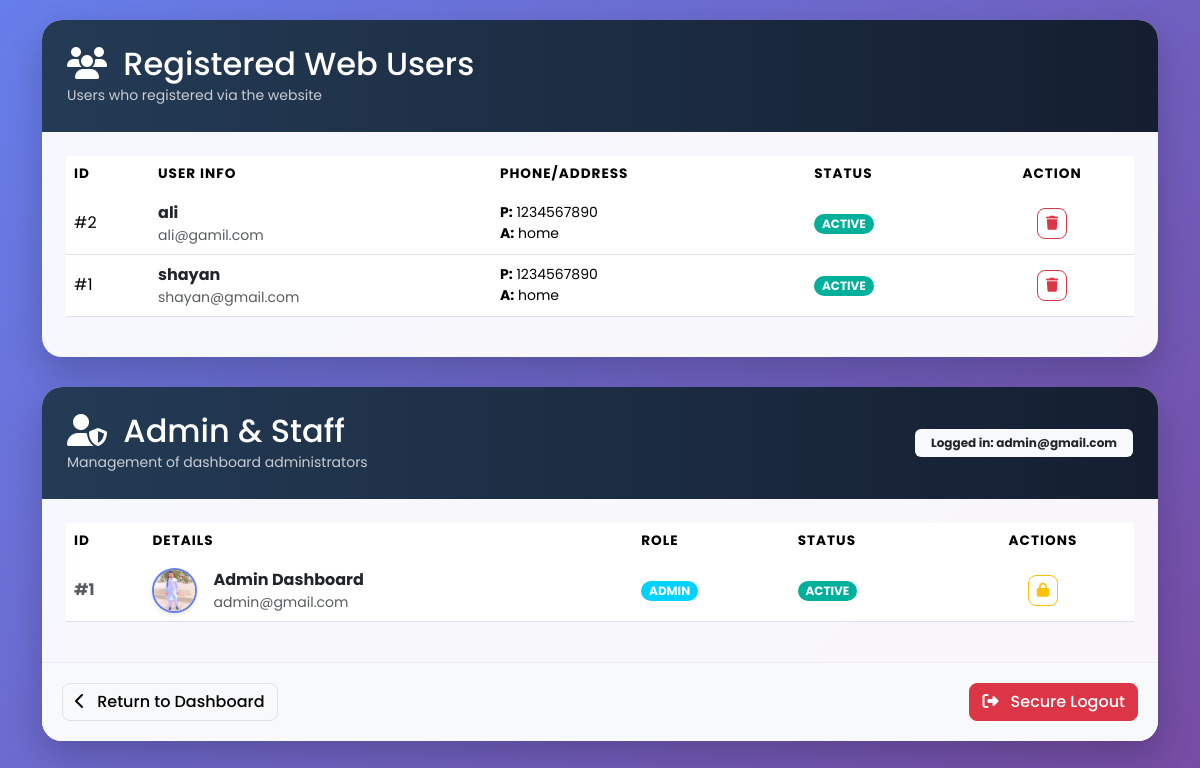
Screenshot of /admin/user.php (signed in) with the database file from the repository.
### tables this page shows
CREATE TABLE `users` (
  `id` int(11) NOT NULL,
  `name` varchar(100) NOT NULL,
  `email` varchar(100) NOT NULL,
  `phone` varchar(20) DEFAULT NULL,
  `address` text DEFAULT NULL,
  `password` varchar(255) NOT NULL,
  `status` varchar(20) DEFAULT 'active',
  `created_at` timestamp NOT NULL DEFAULT current_timestamp(),
  `last_seen` datetime DEFAULT current_timestamp()
);

### admin/user.php (the view, shortened to what this page needs)
<?php
include "../config/db.php";
$web_users_result = mysqli_query($conn, "SELECT * FROM users ORDER BY created_at DESC");
$admin_users_result = mysqli_query($conn, "SELECT id, name, email, role, status, avatar FROM admin_users ORDER BY id ASC");
?>
<!DOCTYPE html>
<html lang="en">
<head>
    <link href="https://cdn.jsdelivr.net/npm/bootstrap@5.3.2/dist/css/bootstrap.min.css" rel="stylesheet">
    <link rel="stylesheet" href="https://cdnjs.cloudflare.com/ajax/libs/font-awesome/6.4.2/css/all.min.css">
</head>
<body>
<div class="container">
    <div class="card main-card">
        <div class="header-gradient">
            <h2 class="mb-0"><i class="fas fa-users me-2"></i> Registered Web Users</h2>
            <small class="opacity-75">Users who registered via the website</small>
        </div>
        <div class="card-body p-4">
            <div class="table-responsive">
                <table class="table table-hover align-middle">
                    <thead>
                        <tr>
                            <th>ID</th>
                            <th>User Info</th>
                            <th>Phone/Address</th>
                            <th>Status</th>
                            <th class="text-center">Action</th>
                        </tr>
                    </thead>
                    <tbody>
                    <?php while ($row = mysqli_fetch_assoc($web_users_result)) { ?>
                        <tr class="tr-hover">
                            <td>#<?= $row['id'] ?></td>
                            <td>
                                <div class="fw-bold text-dark"><?= htmlspecialchars($row['name']) ?></div>
                                <div class="small text-muted"><?= htmlspecialchars($row['email']) ?></div>
                            </td>
                            <td>
                                <div class="small"><b>P:</b> <?= htmlspecialchars($row['phone']) ?></div>
                                <div class="small text-truncate" style="max-width: 150px;"><b>A:</b> <?= htmlspecialchars($row['address']) ?></div>
                            </td>
                            <td>
                                <span class="badge rounded-pill badge-active"><?= strtoupper($row['status']) ?></span>
                            </td>
                            <td class="text-center">
                                <a href="?delete_web_user=<?= $row['id'] ?>" onclick="return confirm('Delete this user?')" class="btn btn-outline-danger btn-sm btn-action"><i class="fas fa-trash"></i></a>
                            </td>
                        </tr>
                    <?php } ?>
                    </tbody>
                </table>
            </div>
        </div>
    </div>
    <div class="card main-card">
        <div class="header-gradient d-flex justify-content-between align-items-center">
            <div>
                <h2 class="mb-0"><i class="fas fa-user-shield me-2"></i> Admin & Staff</h2>
                <small class="opacity-75">Management of dashboard administrators</small>
            </div>
            <span class="badge bg-light text-dark p-2 px-3">Logged in: <?= htmlspecialchars($_SESSION['email']) ?></span>
        </div>
        <div class="card-body p-4">
            <div class="table-responsive">
                <table class="table table-hover align-middle">
                    <thead>
                        <tr>
                            <th>ID</th>
                            <th>Details</th>
                            <th>Role</th>
                            <th>Status</th>
                            <th class="text-center">Actions</th>
                        </tr>
                    </thead>
                    <tbody>
                    <?php while ($row = mysqli_fetch_assoc($admin_users_result)) { ?>
                        <tr class="tr-hover">
                            <td class="fw-bold text-muted">#<?= $row['id'] ?></td>
                            <td>
                                <div class="d-flex align-items-center">
                                    <div class="me-3">
                                        <?php
                                        $imgPath = "uploads/" . $row['avatar'];
                                        if (!empty($row['avatar']) && file_exists($imgPath)): ?>
                                            <img src="<?= $imgPath ?>" class="user-avatar" alt="User Image">
                                        <?php else: ?>
                                            <div class="letter-avatar"><?= strtoupper(substr($row['name'],0,1)) ?></div>
                                        <?php endif; ?>
                                    </div>
                                    <div>
                                        <div class="fw-bold text-dark"><?= htmlspecialchars($row['name']) ?></div>
                                        <div class="small text-muted"><?= htmlspecialchars($row['email']) ?></div>
                                    </div>
                                </div>
                            </td>
                            <td><span class="badge rounded-pill <?= $row['role']=='admin'?'badge-admin':'badge-user' ?>"><?= strtoupper($row['role']) ?></span></td>
                            <td><span class="badge rounded-pill <?= $row['status']=='active'?'badge-active':'badge-blocked' ?>"><?= strtoupper($row['status']) ?></span></td>
                            <td class="text-center">
                                <div class="btn-group gap-1">
                                    <?php if ($row['status']=='active') { ?>
                                        <a href="?block=<?= $row['id'] ?>" class="btn btn-outline-warning btn-sm btn-action"><i class="fas fa-lock"></i></a>
                                    <?php } else { ?>
                                        <a href="?unblock=<?= $row['id'] ?>" class="btn btn-outline-success btn-sm btn-action"><i class="fas fa-unlock"></i></a>
                                    <?php } ?>
                                </div>
                            </td>
                        </tr>
                    <?php } ?>
                    </tbody>
                </table>
            </div>
        </div>
        <div class="glass-footer d-flex justify-content-between">
            <a href="dashboard.php" class="btn btn-light border btn-action"><i class="fas fa-chevron-left me-2"></i> Return to Dashboard</a>
            <a href="logout.php" class="btn btn-danger btn-action"><i class="fas fa-sign-out-alt me-2"></i> Secure Logout</a>
        </div>
    </div>
</div>
</body>
</html>

### admin/user.php (style rules this page uses)
body { font-family: 'Poppins', sans-serif; background: linear-gradient(135deg,#667eea 0%,#764ba2 100%); min-height:100vh; padding:20px; }
.main-card { background: rgba(255,255,255,0.95); border:none; border-radius:20px; overflow:hidden; box-shadow:0 15px 35px rgba(0,0,0,0.2); margin-bottom: 30px; }
.header-gradient { background: linear-gradient(to right,#243b55,#141e30); padding:25px; color:white; }
.table thead { background:#f8f9fa; }
.table th { text-transform:uppercase; font-size:0.85rem; letter-spacing:1px; border:none; }
.badge-admin { background:#00d2ff; color:white; }
.badge-active { background:#00b09b; color:white; }
.btn-action { border-radius:8px; transition:all 0.3s; font-weight:500; }
.glass-footer { background:#f8f9fa; border-top:1px solid #eee; padding:20px; }
.user-avatar { width:45px; height:45px; object-fit:cover; border-radius:50%; border:2px solid #667eea; box-shadow:0 2px 5px rgba(0,0,0,0.1); }

### rows the page displays
users: id "2", name "ali", email "ali@gamil.com", phone "1234567890", address "home", status "ACTIVE"
users: id "1", name "shayan", email "shayan@gmail.com", phone "1234567890", address "home", status "ACTIVE"

### other values shown
$_SESSION['email'] "admin@gmail.com"
$row['id'] "1"
$row['name'] "Admin Dashboard"
$row['email'] "admin@gmail.com"
$row['role'] "ADMIN"
$row['status'] "ACTIVE"
